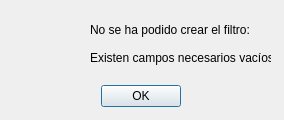
<?xml version="1.0" encoding="UTF-8"?>
<ui version="4.0">
 <class>AlertDialog</class>
 <widget class="QDialog" name="AlertDialog">
  <property name="geometry">
   <rect>
    <x>0</x>
    <y>0</y>
    <width>284</width>
    <height>120</height>
   </rect>
  </property>
  <property name="windowTitle">
   <string>Error</string>
  </property>
  <widget class="QDialogButtonBox" name="buttonBox">
   <property name="geometry">
    <rect>
     <x>100</x>
     <y>80</y>
     <width>81</width>
     <height>32</height>
    </rect>
   </property>
   <property name="orientation">
    <enum>Qt::Horizontal</enum>
   </property>
   <property name="standardButtons">
    <set>QDialogButtonBox::Ok</set>
   </property>
  </widget>
  <widget class="QLabel" name="label">
   <property name="geometry">
    <rect>
     <x>90</x>
     <y>20</y>
     <width>161</width>
     <height>20</height>
    </rect>
   </property>
   <property name="text">
    <string>No se ha podido crear el filtro:</string>
   </property>
  </widget>
  <widget class="QLabel" name="label_2">
   <property name="geometry">
    <rect>
     <x>90</x>
     <y>50</y>
     <width>181</width>
     <height>16</height>
    </rect>
   </property>
   <property name="text">
    <string>Existen campos necesarios vacíos</string>
   </property>
  </widget>
  <widget class="QLabel" name="label_3">
   <property name="geometry">
    <rect>
     <x>10</x>
     <y>20</y>
     <width>61</width>
     <height>61</height>
    </rect>
   </property>
   <property name="text">
    <string/>
   </property>
   <property name="pixmap">
    <pixmap>../../../../OneDrive/Pictures/Info_Circle_Symbol_Information_Letter-512.png</pixmap>
   </property>
   <property name="scaledContents">
    <bool>true</bool>
   </property>
  </widget>
 </widget>
 <resources/>
 <connections>
  <connection>
   <sender>buttonBox</sender>
   <signal>accepted()</signal>
   <receiver>AlertDialog</receiver>
   <slot>accept()</slot>
   <hints>
    <hint type="sourcelabel">
     <x>248</x>
     <y>254</y>
    </hint>
    <hint type="destinationlabel">
     <x>157</x>
     <y>274</y>
    </hint>
   </hints>
  </connection>
  <connection>
   <sender>buttonBox</sender>
   <signal>rejected()</signal>
   <receiver>AlertDialog</receiver>
   <slot>reject()</slot>
   <hints>
    <hint type="sourcelabel">
     <x>316</x>
     <y>260</y>
    </hint>
    <hint type="destinationlabel">
     <x>286</x>
     <y>274</y>
    </hint>
   </hints>
  </connection>
 </connections>
</ui>
